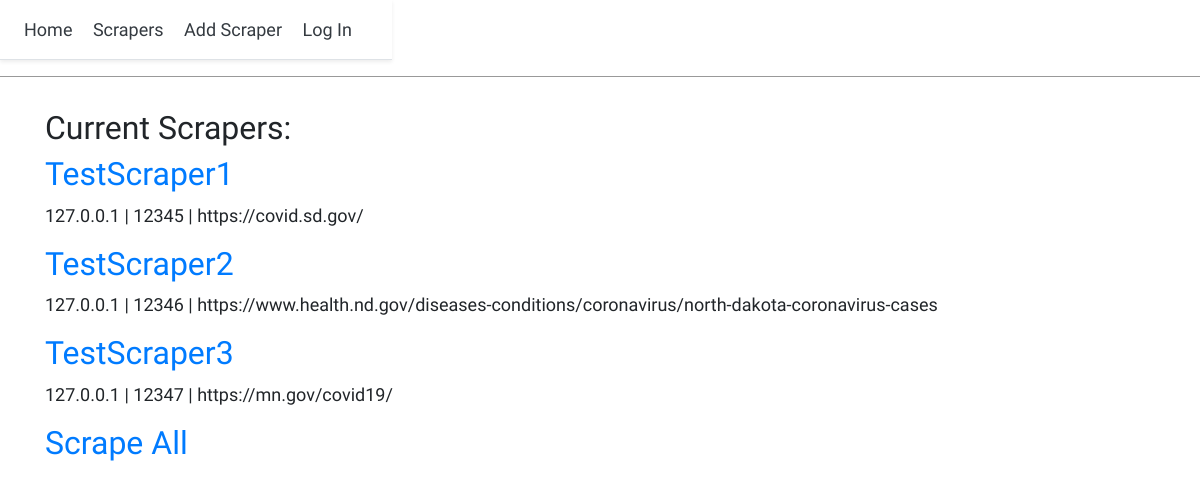
The app's page /scrapers/, older data.
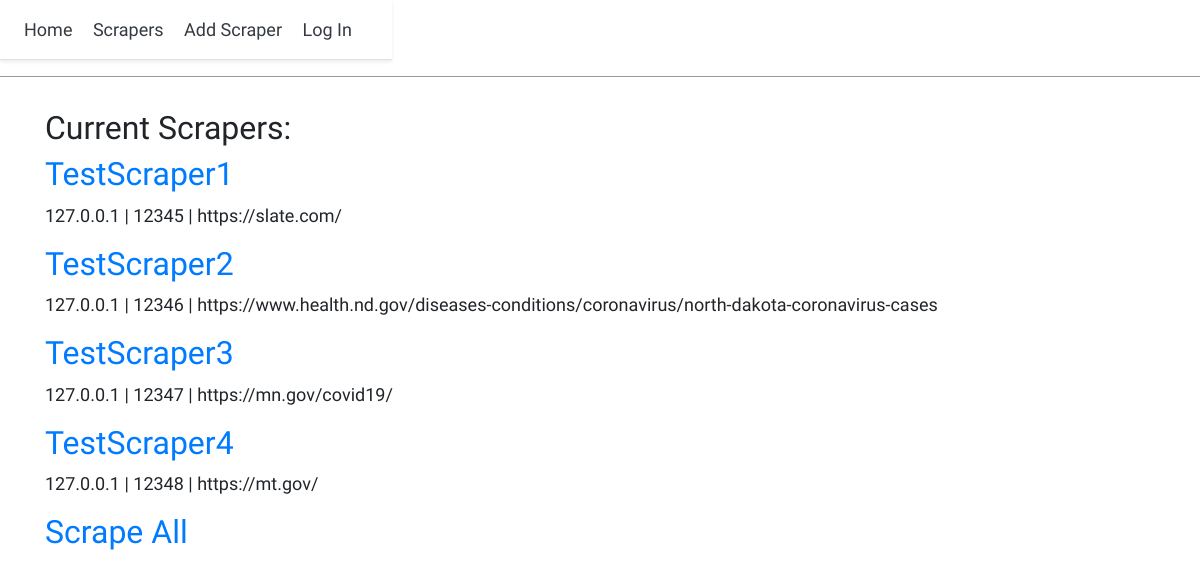
The same page, newer data.
### scraper/models.py (models this page shows, shortened)
class Scraper(models.Model):
    name = models.CharField(max_length=100)
    ip_address = models.GenericIPAddressField()
    port = models.PositiveSmallIntegerField()
    seed = models.URLField(blank=True)

### scraper/views.py (the view)
# urls.py: path('', ScraperListView.as_view(), name = 'scrapers'),
class ScraperListView(ListView):
    model = Scraper
    template_name = 'scrapers.html'

### templates/scrapers.html
{% extends 'base.html' %}
{% block content %}
  <h2>Current Scrapers:</h2>
  {% for scraper in object_list %}
    <div class="scraper-entry">
      <h2><a href="{% url 'scraper_detail' scraper.pk %}">{{ scraper.name }}</a></h2>
      <p>{{ scraper.ip_address }} | {{ scraper.port }} | {{scraper.seed }}</p>
    </div>
  {% endfor %}
  <h2><a href="{% url 'megascrape' %}">Scrape All</a></h2>
{% endblock content %}

### templates/base.html (shortened to what this page needs)
{% load static %}
<!DOCTYPE html>
<html>
<head>
  <link rel="stylesheet" href="https://stackpath.bootstrapcdn.com/bootstrap/4.3.1/css/bootstrap.min.css">
  <link rel="stylesheet" href="{% static 'css/base.css' %}">
</head>
<body>
  <header>
    <div class="d-flex flex-column flex-md-row align-items-center p-3 px-md-4\
     mb-3 bg-white border-bottom shadow-sm">
      <nav class="my-2 my-md-0 mr-md-3">
          <a class="p-2 text-dark" href="{% url 'home' %}">Home</a>
          <a class="p-2 text-dark" href="{% url 'scrapers' %}">Scrapers</a>
          <a class="p-2 text-dark" href="{% url 'scraper_new' %}">Add Scraper</a>
          {% if user.is_authenticated %}
            <a class="p-2 text-dark" href="{% url 'logout' %}">Log Out</a>
          {% else %}
            <a class="p-2 text-dark" href="{% url 'login' %}">Log In</a>
          {% endif %}
      </nav>
    </div>
  </header>
  <div class="container">
    {% block content %}
    {% endblock content %}
  </div>
</body>
</html>

### static/css/base.css (style rules this page uses)
body { font-family: 'Source Sans Pro', sans-serif; font-size: 18px; }
header { border-bottom: 1px solid #999; margin-bottom: 2rem; display: flex; }

Row changes from the older to the newer data that the page shows:
changed Scraper "TestScraper1": seed "https://covid.sd.gov/" → "https://slate.com/"
added Scraper: name "TestScraper4", ip_address "127.0.0.1", port "12348", seed "https://mt.gov/"
